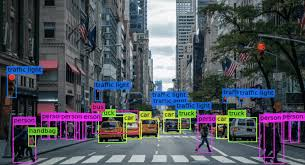
#> input picture img.jfif, 305 x 165 px
$ jupyter execute 'Lab 3.ipynb'
#> lines starting #> are read from the running program, lines starting #| are printed output that depends on the picture
[cell 1]
import cv2
import numpy as np
import matplotlib.pyplot as plt

from numpy.lib.shape_base import vsplit

# Lire l'image
image_path = '../img.jfif'
image = cv2.imread(image_path, cv2.IMREAD_GRAYSCALE)
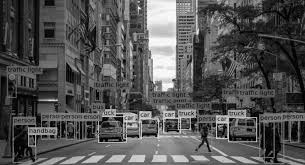
#> image: shape (165, 305); min 0, max 255, mean 83.2

vois=3

def filtreMoy(img):
        h,w = img.shape
#> h = 165; w = 305
        imgMoy= np.zeros(img.shape,img.dtype)
        for y in range(h):
                for x in range(w):
                        if y < vois/2 or y > (h -vois/2) or x < vois/2 or x > (w-vois/2) :
                              imgMoy[y,x] = img[y,x]
                        else:
                                m = int(vois/2)
                                imgVois = img[y-m:y+m+1,x-m:x+m+1]
                                moy =0
                                for yv in range(imgVois.shape[0]):
                                        for xv in range(imgVois.shape[1]):
                                                moy += imgVois[yv,xv]
                                moy /= vois*vois
                                imgMoy[y,x] = moy
                                imgMoy[y,x] = np.mean(imgVois)
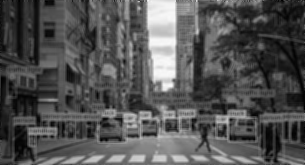
#> imgMoy: shape (165, 305); min 0, max 249, mean 82.8
        return imgMoy

def filtreMedian(img):
        h,w = img.shape
#> h = 165; w = 305
        imgMed= np.zeros(img.shape,img.dtype)
        for y in range(h):
                for x in range(w):
                        if y < vois/2 or y > (h -vois/2) or x < vois/2 or x > (w-vois/2) :
                              imgMed[y,x] = img[y,x]
                        else:
                                m = int(vois/2)
                                imgVois = img[y-m:y+m+1,x-m:x+m+1]
                                t = np.zeros((vois*vois),np.uint8)
                                for yv in range(imgVois.shape[0]):
                                        for xv in range(imgVois.shape[1]):
                                                t[yv*vois + xv] += imgVois[yv,xv]
                                t.sort()
                                imgMed[y,x] = t[int((vois*vois-1)/2)]
                                imgMed[y,x] = np.median(imgVois)
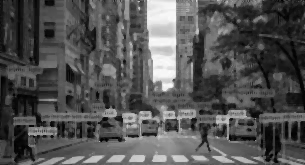
#> imgMed: shape (165, 305); min 0, max 250, mean 82.9
        return imgMed
